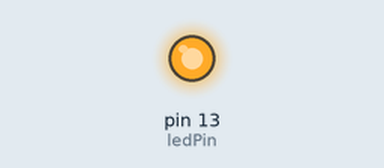
Recording of a sketch running on a simulated Arduino Uno, built with avr-gcc and run on an emulated ATmega328P. On the bench: output pins drawn as LEDs (lit = HIGH).

Above: at 1.0 s.
At 5.5 s:
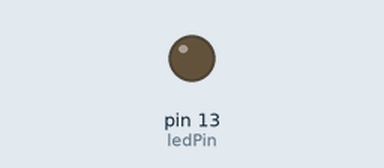
Timing chart, 0 to 6.9 s (numbered marks = the images above):
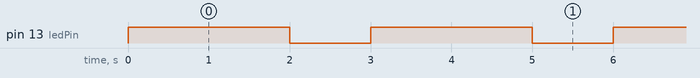

Measured:
- by itself, pin 13 (ledPin): alternates HIGH for 2.0 s and LOW for 1.0 s

The sketch:

aM_parpadeoLED_1.ino
```cpp
/*arduAMAUTA*/
/*Hola Mundo*/
int ledPin = 13;    //declaramos el Pin nº13 tipo int (entero)

void setup()        //aquí se declaran las variables, se ejecuta una sola vez
{
  pinMode(ledPin, OUTPUT);  //la función pinMode configura a ledPin en modo salida/OUTPUT
}

void loop()         //bucle de instrucciones que se ejecutan de forma secuencial y cíclicamente
{
  digitalWrite(ledPin, HIGH);  //configura a ledPin como estado HIGH/encendido
  delay(2000);      //la función delay/retardo de 2 seg. = 2000 ms (milisegundos) en estado HIGH
  digitalWrite(ledPin, LOW);   //configura a ledPin como estado LOW/apagado
  delay(1000);      //la función delay/retardo de 1 seg. en estado LOW
}
```
